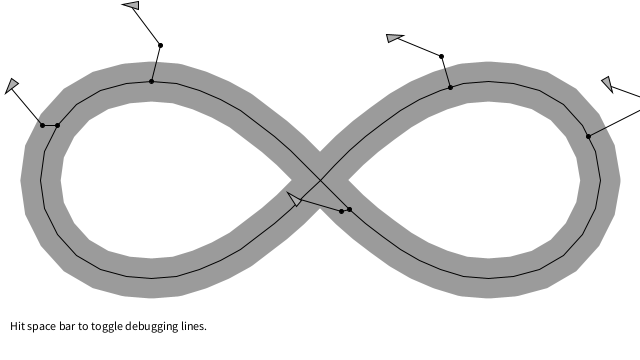
Frame 1 (no input)
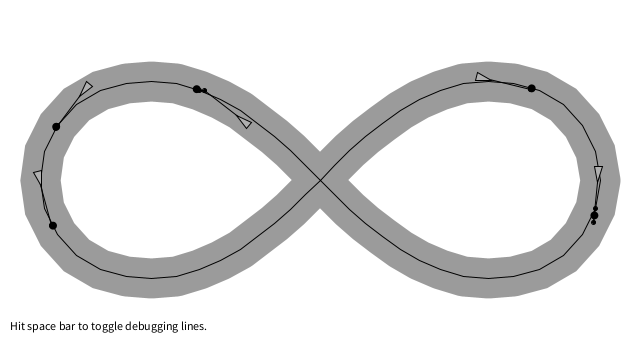
Frame 60 (the mouse pressed at the canvas centre just before this capture)
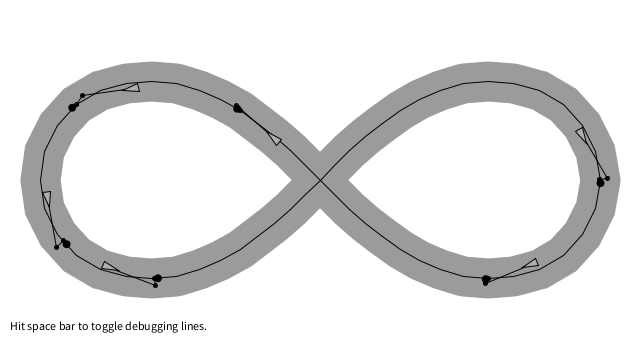
Frame 120 (the mouse held since frame 60 and released just before this capture)

The Processing sketch that drew these frames (run headless with seeded random() and noise(); from frame 60 on, the mouse is pressed at the canvas centre):

// Processing sketch: pathfollow
// ── pathfollow.pde
boolean debug = true;

Path path;

ArrayList<Follower> followers;

void setup() {
  size(640, 360);
  path = new Path();
  followers = new ArrayList<Follower>();
  for (int i = 0; i < 5; i++) {
    followers.add(new Follower(new PVector(random(width), random(height)), 2, 0.1));
  }
}

void draw() {
  background(255);
  path.display();
  for (Follower car : followers) {
    car.separate(followers);
    car.follow(path);
    car.run();
    car.borders(path);
  }
  
  fill(0);
  text("Hit space bar to toggle debugging lines.", 10, height-30);
}

public void keyPressed() {
  if (key == ' ') {
    debug = !debug;
  } else if (key == 'r') {
    path = new Path();
  }
}

public void mousePressed() {
  followers.add(new Follower(new PVector(mouseX, mouseY), 2, 0.1));
}

class Path {
  ArrayList<PVector> points;
  float radius;
  float numpointsminusone;
  float horizrad;
  float vertrad;
  
  Path() {
    radius = 20;
    horizrad = width/2 - random(10)*width/40;
    vertrad = height/2 - random(10)*height/40;
    numpointsminusone = 60;
    points = new ArrayList<PVector>();
    for (int i = 0; i < numpointsminusone + 1; i++) {
      //addPoint(width/2 + horizrad*cos(i*TWO_PI/numpointsminusone), height/2 + vertrad*sin(i*TWO_PI/numpointsminusone));
      float t = i*TAU/numpointsminusone;
      float a = width/2 - 40;
      addPoint(a*cos(t)/(sq(sin(t)) + 1) + width/2, height/2 + a*sin(t)*cos(t)/(1 + sq(sin(t))));
    }
    //addPoint(0, random(height));
    //addPoint(random(width/2), random(height));
    //addPoint(random(width/2) + width/2, random(height));
    //addPoint(width, random(height));
  }
  
  void addPoint(float x, float y) {
    PVector point = new PVector(x,y);
    points.add(point);
  }
  
  void display() {
    stroke(0, 100);
    strokeWeight(radius*2);
    noFill();
    beginShape();
    for (PVector v : points) {
      vertex(v.x,v.y);
    }
    endShape();
    stroke(0);
    strokeWeight(1);
    noFill();
    beginShape();
    for (PVector v : points) {
      vertex(v.x,v.y);
    }
    endShape();
  }
}


class Follower {
  PVector location;
  PVector velocity;
  PVector acceleration;
  float maxspeed;
  float maxforce;
  float trumaxsteer;
  float r;
  Follower(PVector l, float ms, float mf) {
    location = new PVector(l.x, l.y);
    acceleration = new PVector(0, 0);
    maxspeed = ms;
    maxforce = mf;
    trumaxsteer = mf;
    if (height > height/2) {
      velocity = new PVector(random(0.01), random(0.01));
    } else {
      velocity = new PVector(random(0.01), random(0.01));
    }
    r = 4;
  }
  
  void separate(ArrayList<Follower> vehicles) {
    float desiredseparation = 5*r;
    PVector sum = new PVector();
    int count = 0;
    
    for (Follower other : vehicles) {
      float d = PVector.dist(location, other.location);
      
      if ((d > 0) && (d < desiredseparation)) {
        PVector diff = PVector.sub(location, other.location);
        diff.normalize().div(d/desiredseparation);
        sum.add(diff);
        count++;
      }
    }
    if (count > 0) {
      sum.div(count);
      sum.setMag(maxspeed);
      PVector steer = PVector.sub(sum, velocity);
      steer.limit(maxforce*2);
      acceleration.add(steer);
    }
  }
  
  public void run() {
    update();
    render();
  }
  
  void follow(Path p) {
    PVector future = velocity.copy();
    future.normalize().mult(50);
    future.add(location);
    PVector normal = null;
    PVector target = null;
    float worldRecord = 1000000;
 
    for (int i = 0; i < p.points.size()-1; i++) {
      PVector a = p.points.get(i);
      PVector b = p.points.get(i+1);
      PVector normalPoint = getNormalPoint(future, a, b);
      if (normalPoint.x < a.x || normalPoint.x > b.x) {
        normalPoint = b.copy();
      }
 
      float distance = PVector.dist(future, normalPoint);
 
      if (distance <= worldRecord) {
        worldRecord = distance;
        normal = normalPoint.copy();
        PVector dir = PVector.sub(b, a);
        dir.normalize();
        dir.mult(worldRecord/velocity.mag());
        target = normalPoint.copy();
        target.add(dir);
      }
    };
    float distance = PVector.dist(future, normal);
    if (distance > p.radius) {
      seek(target, maxforce);
    } else {
      float maxsteer = trumaxsteer*(worldRecord/p.radius);
      seek(target, maxsteer);
    }
    if (debug) {
      fill(0);
      stroke(0);
      line(location.x, location.y, future.x, future.y);
      ellipse(future.x, future.y, 4, 4);

      // Draw normal position
      fill(0);
      stroke(0);
      line(future.x, future.y, normal.x, normal.y);
      ellipse(normal.x, normal.y, 4, 4);
      stroke(0);
      if (distance > p.radius) fill(255, 0, 0);
      noStroke();
      ellipse(target.x, target.y, 8, 8);
    }
  }
  
  PVector getNormalPoint(PVector point, PVector starting, PVector ending) {
    PVector startToPoint = PVector.sub(point, starting);
    PVector startToEnd = PVector.sub(ending, starting);
    startToEnd.normalize();
    float dotproduct = startToPoint.dot(startToEnd);
    startToEnd.mult(dotproduct);
    PVector normalP = PVector.add(starting, startToEnd);
    return normalP;
  }
  
  void update() {
    velocity.add(acceleration);
    velocity.limit(maxspeed);
    location.add(velocity);
    acceleration.mult(0);
  }
  
  void applyForce(PVector force) {
    acceleration.add(force);
  }
  
  void seek(PVector destination, float maxf) {
    PVector desiredvel = PVector.sub(destination, location);
    if (desiredvel.mag() == 0) return;
    desiredvel.normalize();
    desiredvel.mult(maxspeed);
    PVector steer = PVector.sub(desiredvel, velocity);
    steer.limit(maxf);
    applyForce(steer);
  }
  
  void render() {
    float theta = velocity.heading()  + HALF_PI;
    fill(175);
    stroke(0);
    pushMatrix();
    translate(location.x, location.y);
    rotate(theta);
    beginShape(PConstants.TRIANGLES);
    vertex(0, -r*2);
    vertex(-r, r*2);
    vertex(r, 2*r);
    endShape();
    popMatrix();
  }
  
  void borders(Path p) {
    if (location.x > p.points.get(p.points.size() - 1).x + r) {
      location.x = p.points.get(0).x - r;
      location.y = p.points.get(0).y + (location.y - p.points.get(p.points.size() - 1).y);
    }
  }
  
}
